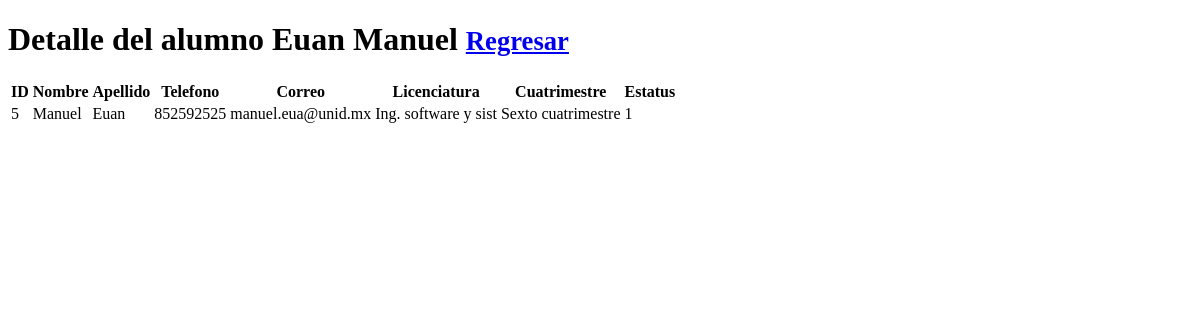
The page /escuela/alumnos/detail.php?ID=5 on the database as committed earlier.
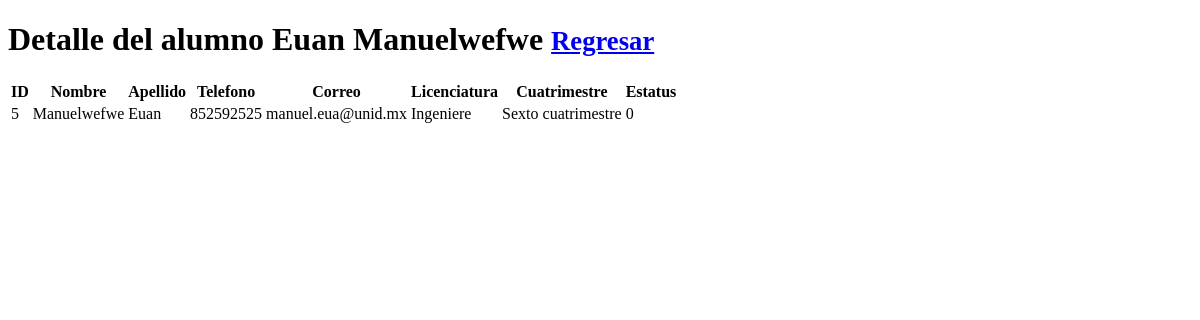
The same page on the database as committed later.
### tables this page shows
CREATE TABLE `alumnos` (
  `ID` int(11) UNSIGNED NOT NULL,
  `Nombre` varchar(30) NOT NULL,
  `Apellido` varchar(30) NOT NULL,
  `Telefono` varchar(15) NOT NULL,
  `Correo` varchar(30) NOT NULL,
  `Licenciatura` varchar(30) NOT NULL,
  `Cuatrimestre` varchar(30) NOT NULL,
  `Estatus` varchar(4) NOT NULL
);

### escuela/lib/functions.php (called while the page is built, shortened)
<?php
function get_alumno($connect, $ID){
    $consulta="SELECT * FROM alumnos where ID = $ID";
    $resultado = mysqli_query($connect, $consulta);
    return $resultado;
}
?>

### escuela/alumnos/detail.php (the view, shortened to what this page needs)
<?php
$ID=$_GET["ID"];
require_once("../lib/functions.php");
$resultado = get_alumno($connect, $ID);
$alumno = mysqli_fetch_array($resultado);
?>
<!DOCTYPE html>
<html lang="es-MX">
<head>
</head>
<body>
    <h1>Detalle del alumno <?php echo $alumno ["Apellido"]." ". $alumno ["Nombre"]
     ?> <small> <a href="../alumnos/">Regresar</a></small></h1>
    <table>
        <thead>
        <tr>
            <th>ID</th>
            <th>Nombre</th>
            <th>Apellido</th>
            <th>Telefono</th>
            <th>Correo</th>
            <th>Licenciatura</th>
            <th>Cuatrimestre</th>
            <th>Estatus</th>
</tr>
</thead>
<tbody>
    <tr>
    <td><?php echo $alumno["ID"]; ?></td>
    <td><?php echo $alumno["Nombre"]; ?></td>
    <td><?php echo $alumno["Apellido"]; ?></td>
    <td><?php echo $alumno["Telefono"]; ?></td>
    <td><?php echo $alumno["Correo"]; ?></td>
    <td><?php echo $alumno["Licenciatura"]; ?></td>
    <td><?php echo $alumno["Cuatrimestre"]; ?></td>
    <td><?php echo $alumno["Estatus"]; ?></td>
</tr>
</tbody>
</body>
</html>

Rows that differ between the two databases and show on the page:
changed alumnos "Euan": Nombre "Manuel" → "Manuelwefwe"; Licenciatura "Ing. software y sist" → "Ingeniere"; Estatus "1" → "0"
